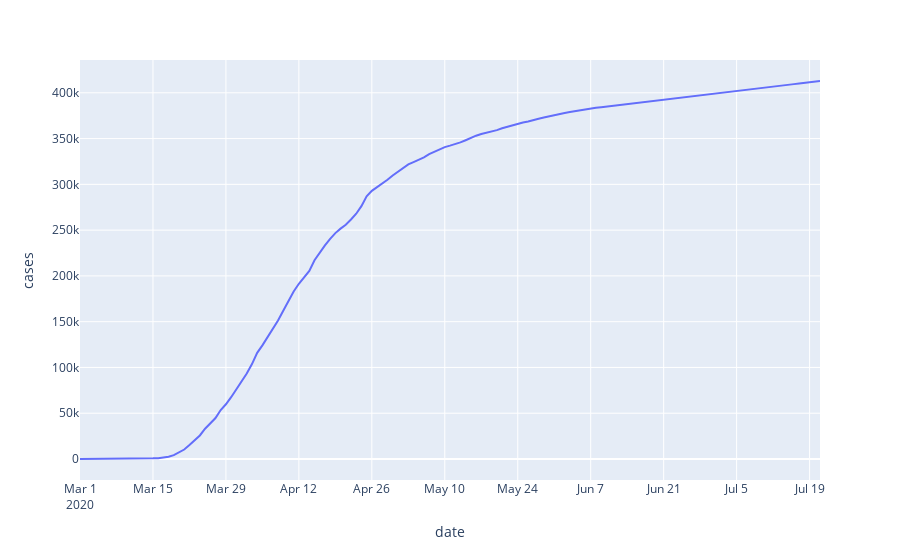

The notebook cell this image was saved under:
### Markdown cell above
### Let's quickly "confirm" the COVID cases trend in each state

### Code cell
import plotly.express as px
state_df = final_df.loc[final_df.state=="NY"].copy()
fig = px.line(state_df, x='date', y='cases')
fig.show()

### Figure 1 — Plotly figure (JSON) as saved in the notebook; plotly's stock layout.template omitted (floating-point values rounded to 4 significant figures; data arrays with more than 128 entries replaced by an {"elided": "..."} marker saying what was removed)
{"data": [{"hovertemplate": "date=%{x}<br>cases=%{y}<extra></extra>", "legendgroup": "", "line": {"color": "#636efa", "dash": "solid"}, "mode": "lines", "name": "", "orientation": "v", "showlegend": false, "type": "scatter", "x": {"elided": "143 str values"}, "xaxis": "x", "y": {"elided": "143 int values"}, "yaxis": "y"}], "layout": {"legend": {"tracegroupgap": 0}, "margin": {"t": 60}, "xaxis": {"anchor": "y", "domain": [0, 1], "title": {"text": "date"}}, "yaxis": {"anchor": "x", "domain": [0, 1], "title": {"text": "cases"}}}}
